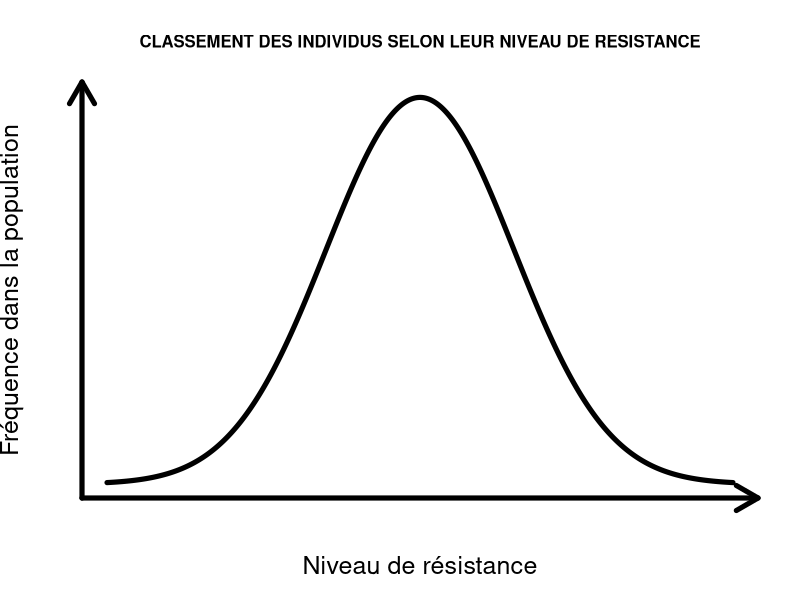
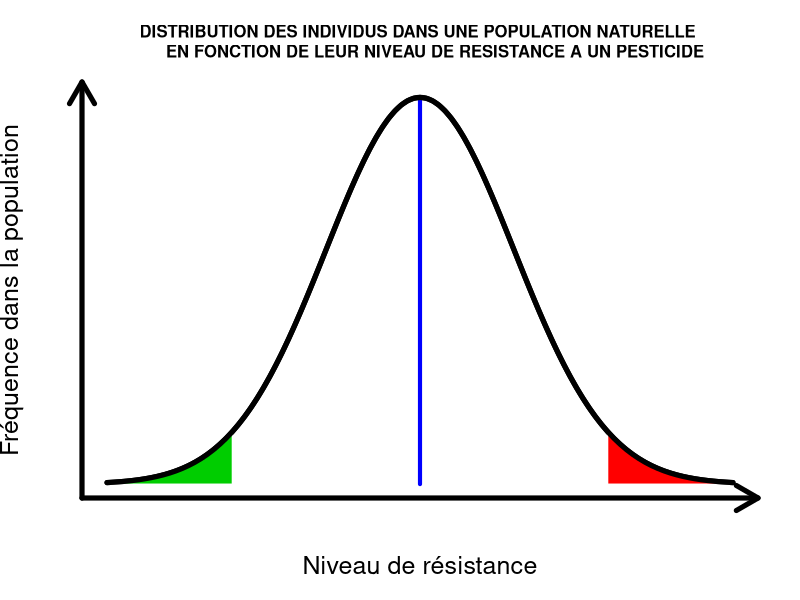
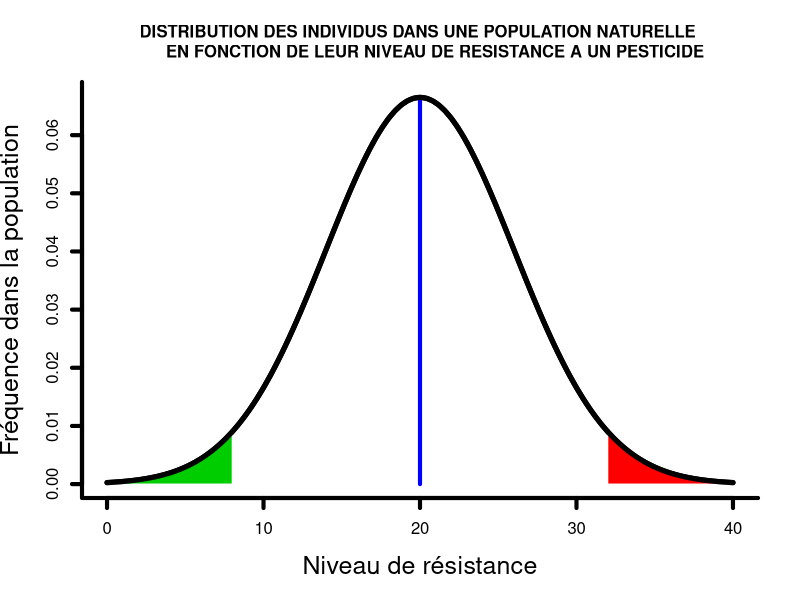

Generate these figures, in order, with R:
###############################################################################
###############################################################################
#Script for the figure of the resistance distribution and evolution
###############################################################################
###############################################################################


#first a simple plot of the distribution with no tick and arrows at the 
#end of axis
curve(dnorm(x, mean=20, sd=6),from=0,to=40,lwd=5,
      xlab="Niveau de résistance",
      ylab="Fréquence dans la population",n=10000,
      cex.lab=1.5,bty="l",main="CLASSEMENT DES INDIVIDUS SELON LEUR NIVEAU DE RESISTANCE",
      cex.main=1,
      cex.axis=1,axes=FALSE)
u <- par("usr") 
arrows(u[1],u[3],u[2],u[3],code=2,xpd=TRUE,lwd=5) 
arrows(u[1],u[3],u[1],u[4],code=2,xpd=TRUE,lwd=5)
#export png 850 x 550

#the distribution of the quantitative resistance in a natural population
#with no tick and arrows at the end of axis
curve(dnorm(x, mean=20, sd=6),from=0,to=40,lwd=5,
      xlab="Niveau de résistance",
      ylab="Fréquence dans la population",n=10000,
      cex.lab=1.5,bty="l",main="DISTRIBUTION DES INDIVIDUS DANS UNE POPULATION NATURELLE 
      EN FONCTION DE LEUR NIVEAU DE RESISTANCE A UN PESTICIDE",cex.main=1,
      cex.axis=1,axes=FALSE)
u <- par("usr") 
arrows(u[1],u[3],u[2],u[3],code=2,xpd=TRUE,lwd=5) 
arrows(u[1],u[3],u[1],u[4],code=2,xpd=TRUE,lwd=5)
#adding the mean of the distribution
segments(20,0,20,dnorm(0,sd=6),col='blue',lwd=4)
#display the more resistant percentile of the distribution
M<-20
EcarT<-6
xmin<-32
xmax<-40
X<-seq(xmin, xmax, length=1000)
Y<-dnorm(X, mean=M, sd=EcarT)
XX<-c(xmin,X,xmax,xmax,xmin)
YY<-c(0,Y,dnorm(xmax, mean=M,sd=EcarT),0,0)
polygon(XX,YY, border = 0,col="red")
#display the more sensitive percentile of the distribution
xmin<-0
xmax<-8
X<-seq(xmin, xmax, length=1000)
Y<-dnorm(X, mean=M, sd=EcarT)
XX<-c(xmin,X,xmax,xmax,xmin)
YY<-c(0,Y,dnorm(xmax, mean=M,sd=EcarT),0,0)
polygon(XX,YY, border = 0,col="green3")
#finally we draw again the curve so the figure look clean
curve(dnorm(x, mean=20, sd=6),from=0,to=40,lwd=5,add=TRUE)
#export png 850 x 550

#another version of the distribution of the quantitative resistance in 
#a natural population, with tick on axis and gradation
curve(dnorm(x, mean=20, sd=6),from=0,to=40,lwd=5,
      xlab="Niveau de résistance",
      ylab="Fréquence dans la population",n=10000,
      cex.lab=1.5,bty="l",main="DISTRIBUTION DES INDIVIDUS DANS UNE POPULATION NATURELLE 
      EN FONCTION DE LEUR NIVEAU DE RESISTANCE A UN PESTICIDE",cex.main=1,
      cex.axis=1,axes=FALSE)
axis(1,lwd=4)
axis(2,lwd=4)
box(bty="l",lwd=4)
#adding the mean of the distribution
segments(20,0,20,dnorm(0,sd=6),col='blue',lwd=4)
#display the more resistant percentile of the distribution
M<-20
EcarT<-6
xmin<-32
xmax<-40
X<-seq(xmin, xmax, length=1000)
Y<-dnorm(X, mean=M, sd=EcarT)
XX<-c(xmin,X,xmax,xmax,xmin)
YY<-c(0,Y,dnorm(xmax, mean=M,sd=EcarT),0,0)
polygon(XX,YY, border = 0,col="red")
#display the more sensitive percentile of the distribution
xmin<-0
xmax<-8
X<-seq(xmin, xmax, length=1000)
Y<-dnorm(X, mean=M, sd=EcarT)
XX<-c(xmin,X,xmax,xmax,xmin)
YY<-c(0,Y,dnorm(xmax, mean=M,sd=EcarT),0,0)
polygon(XX,YY, border = 0,col="green3")
#finally we draw again the curve so the figure look clean
curve(dnorm(x, mean=20, sd=6),from=0,to=40,lwd=5,add=TRUE)


###############################################################################
#END
###############################################################################
